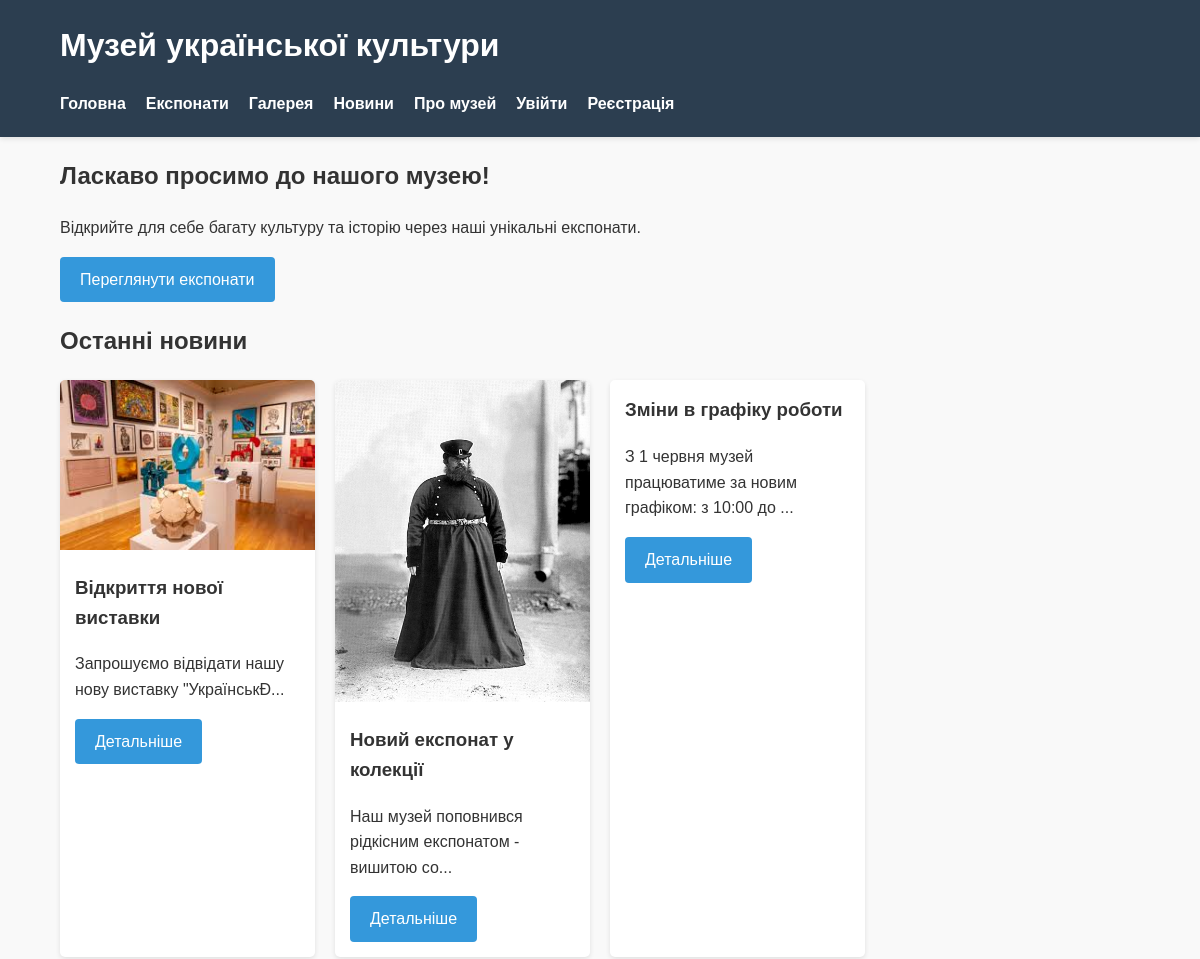
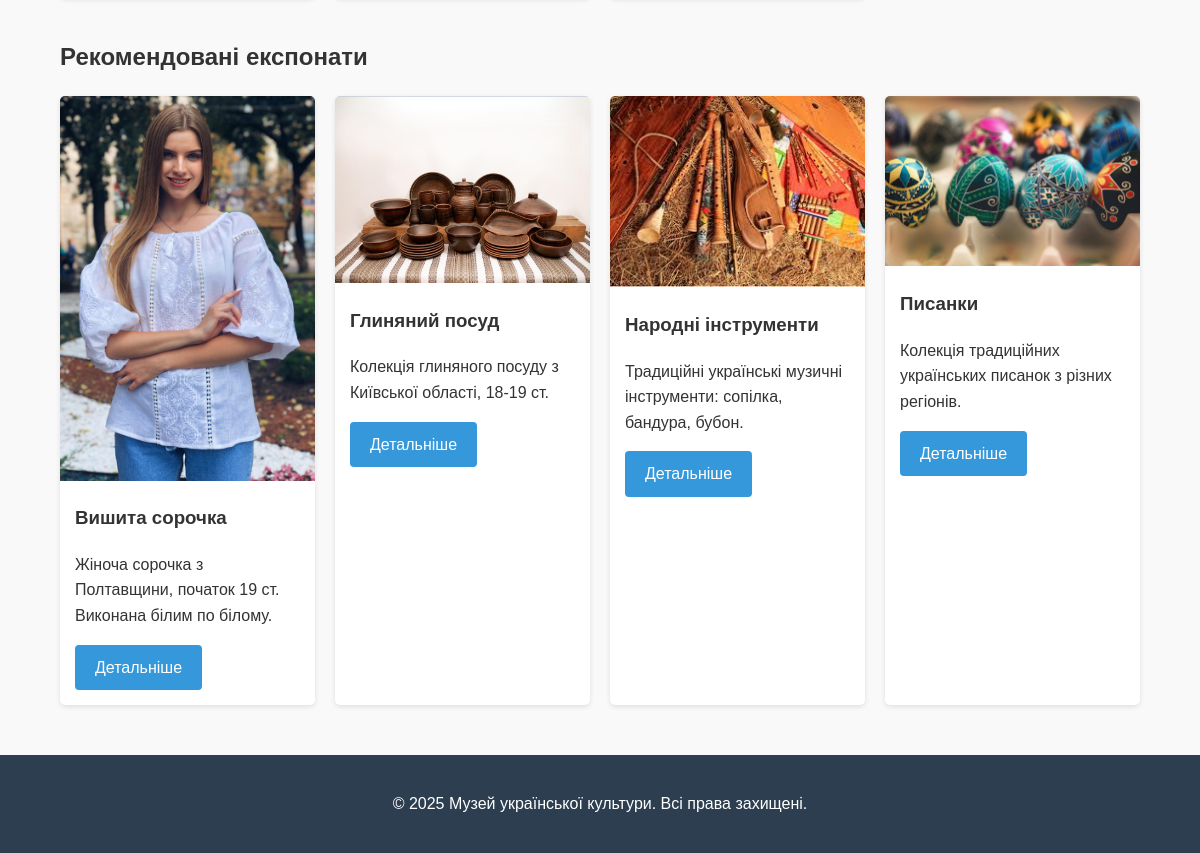
The page / on the database its author committed (2 pictures, top to bottom).
### tables this page shows
CREATE TABLE `news` (
  `id` int NOT NULL,
  `title` varchar(255) NOT NULL,
  `content` text NOT NULL,
  `image` varchar(255) DEFAULT NULL,
  `created_at` timestamp NULL DEFAULT CURRENT_TIMESTAMP
);

CREATE TABLE `exhibits` (
  `id` int NOT NULL,
  `title` varchar(255) NOT NULL,
  `description` text NOT NULL,
  `category` varchar(100) NOT NULL,
  `image` varchar(255) DEFAULT NULL,
  `full_text` text NOT NULL,
  `created_at` timestamp NULL DEFAULT CURRENT_TIMESTAMP
);

### classes/User.php (called while the page is built, shortened)
<?php
class User {
    public function isLoggedIn() {
        return isset($_SESSION['logged_in']) && $_SESSION['logged_in'] === true;
    }
}
?>

### classes/News.php (called while the page is built, shortened)
<?php
class News {
    private $db;
    public function __construct(Database $db) {
        $this->db = $db;
    }
    public function getNews($limit = 5) {
        $stmt = $this->db->prepare("SELECT id, title, content, image, created_at FROM news ORDER BY created_at DESC LIMIT ?");
        $stmt->bind_param("i", $limit);
        $stmt->execute();
        $result = $stmt->get_result();
        return $result->fetch_all(MYSQLI_ASSOC);
    }
}
?>

### classes/Database.php (called while the page is built, shortened)
<?php
class Database {
    private $connection;
    public function __construct() {
        $this->connection = new mysqli(DB_HOST, DB_USER, DB_PASS, DB_NAME);
        $this->connection->set_charset("utf8mb4");
    }
    public function prepare($sql) {
        return $this->connection->prepare($sql);
    }
}
?>

### classes/Exhibit.php (called while the page is built, shortened)
<?php
class Exhibit {
    private $db;
    public function __construct(Database $db) {
        $this->db = $db;
    }
    public function getExhibits($category = null) {
        if ($category) {
            $stmt = $this->db->prepare("SELECT id, title, description, category, image, created_at FROM exhibits WHERE category = ? ORDER BY title");
            $stmt->bind_param("s", $category);
        } else {
            $stmt = $this->db->prepare("SELECT id, title, description, category, image, created_at FROM exhibits ORDER BY title");
        }
        $stmt->execute();
        $result = $stmt->get_result();
        return $result->fetch_all(MYSQLI_ASSOC);
    }
}
?>

### templates/home.php (the view)
<section class="hero">
    <h2>Ласкаво просимо до нашого музею!</h2>
    <p>Відкрийте для себе багату культуру та історію через наші унікальні експонати.</p>
    <a href="index.php?page=exhibits" class="btn">Переглянути експонати</a>
</section>
<section class="latest-news">
    <h2>Останні новини</h2>
    <div class="grid">
        <?php foreach ($latest_news as $item): ?>
        <div class="card">
            <?php if ($item['image']): ?>
            <img src="assets/images/<?= htmlspecialchars($item['image']) ?>" alt="<?= htmlspecialchars($item['title']) ?>">
            <?php endif; ?>
            <div class="card-content">
                <h3 class="card-title"><?= htmlspecialchars($item['title']) ?></h3>
                <p><?= substr(htmlspecialchars($item['content']), 0, 100) ?>...</p>
                <a href="index.php?page=news_item&id=<?= $item['id'] ?>" class="btn">Детальніше</a>
            </div>
        </div>
        <?php endforeach; ?>
    </div>
</section>
<section class="featured-exhibits">
    <h2>Рекомендовані експонати</h2>
    <div class="grid">
        <?php foreach ($featured_exhibits as $exhibit): ?>
        <div class="card">
            <?php if ($exhibit['image']): ?>
            <img src="<?= htmlspecialchars($exhibit['image']) ?>" alt="<?= htmlspecialchars($exhibit['title']) ?>">
            <?php endif; ?>
            <div class="card-content">
                <h3 class="card-title"><?= htmlspecialchars($exhibit['title']) ?></h3>
                <p><?= htmlspecialchars($exhibit['description']) ?></p>
                <a href="index.php?page=exhibit&id=<?= $exhibit['id'] ?>" class="btn">Детальніше</a>
            </div>
        </div>
        <?php endforeach; ?>
    </div>
</section>

### includes/header.php (shortened to what this page needs)
<?php
require_once __DIR__ . '/../config.php';
$user = new User($db);
?>
<!DOCTYPE html>
<html lang="uk">
<head>
    <link rel="stylesheet" href="assets/css/style.css">
</head>
<body>
    <header>
        <div class="container">
            <h1><?php echo SITE_TITLE; ?></h1>
            <nav>
                <ul>
                    <li><a href="index.php">Головна</a></li>
                    <li><a href="index.php?page=exhibits">Експонати</a></li>
                    <li><a href="index.php?page=gallery">Галерея</a></li>
                    <li><a href="index.php?page=news">Новини</a></li>
                    <li><a href="index.php?page=about">Про музей</a></li>
                    <?php if ($user->isLoggedIn()): ?>
                        <li><a href="admin.php">Адмінпанель</a></li>
                        <li><a href="index.php?action=logout">Вийти</a></li>
                    <?php else: ?>
                        <li><a href="index.php?page=login">Увійти</a></li>
                            <li><a href="index.php?page=register">Реєстрація</a></li>
                    <?php endif; ?>
                </ul>
            </nav>
        </div>
    </header>
    <main class="container">

### index.php (shortened to what this page needs)
<?php
require_once __DIR__ . '/includes/auth.php';
require_once __DIR__ . '/includes/header.php';
$news = new News($db);
$exhibit = new Exhibit($db);
$requested_page = isset($_GET['page']) ? $_GET['page'] : 'home';
switch ($requested_page) {
    case 'home':
        $latest_news = $news->getNews(3);
        $featured_exhibits = $exhibit->getExhibits(null, 4);
        include 'templates/home.php';
        break;
}
require_once 'includes/footer.php';
?>

### includes/footer.php (shortened to what this page needs)
    </main>
    <footer>
        <div class="container">
            <p>&copy; <?php echo date('Y'); ?> <?php echo SITE_TITLE; ?>. Всі права захищені.</p>
        </div>
    </footer>
</body>
</html>

### assets/css/style.css (style rules this page uses)
body { font-family: 'Arial', sans-serif; line-height: 1.6; margin: 0; padding: 0; color: #333; background-color: #f9f9f9; }
.container { width: 90%; max-width: 1200px; margin: 0 auto; padding: 0 15px; }
header { background-color: #2c3e50; color: white; padding: 20px 0; box-shadow: 0 2px 5px rgba(0,0,0,0.1); }
header h1 { margin: 0; font-size: 2em; }
nav ul { list-style: none; padding: 0; margin: 20px 0 0; display: flex; gap: 20px; }
nav a { color: white; text-decoration: none; font-weight: bold; }
footer { background-color: #2c3e50; color: white; text-align: center; padding: 20px 0; margin-top: 30px; }
.card { background: white; border-radius: 5px; box-shadow: 0 2px 5px rgba(0,0,0,0.1); margin-bottom: 20px; overflow: hidden; }
.card img { width: 100%; height: auto; }
.card-content { padding: 15px; }
.card-title { margin-top: 0; }
.grid { display: grid; grid-template-columns: repeat(auto-fill, minmax(250px, 1fr)); gap: 20px; margin: 20px 0; }
button, input[type="submit"], .btn { background: #3498db; color: white; border: none; padding: 10px 20px; border-radius: 4px; cursor: pointer; font-size: 16px; text-decoration: none; display: inline-block; }

### rows shown on the page
news: image (picture), title "Відкриття нової виставки", content "Запрошуємо відвідати нашу нову виставку \"УкраїнськÐ"
news: image (picture), title "Новий експонат у колекції", content "Наш музей поповнився рідкісним експонатом - вишитою со"
news: title "Зміни в графіку роботи", content "З 1 червня музей працюватиме за новим графіком: з 10:00 до"
exhibits: image (picture), title "Вишита сорочка", description "Жіноча сорочка з Полтавщини, початок 19 ст. Виконана білим по білому."
exhibits: image (picture), title "Глиняний посуд", description "Колекція глиняного посуду з Київської області, 18-19 ст."
exhibits: image (picture), title "Народні інструменти", description "Традиційні українські музичні інструменти: сопілка, бандура, бубон."
exhibits: image (picture), title "Писанки", description "Колекція традиційних українських писанок з різних регіонів."

### other values the page prints
SITE_TITLE "Музей української культури"
